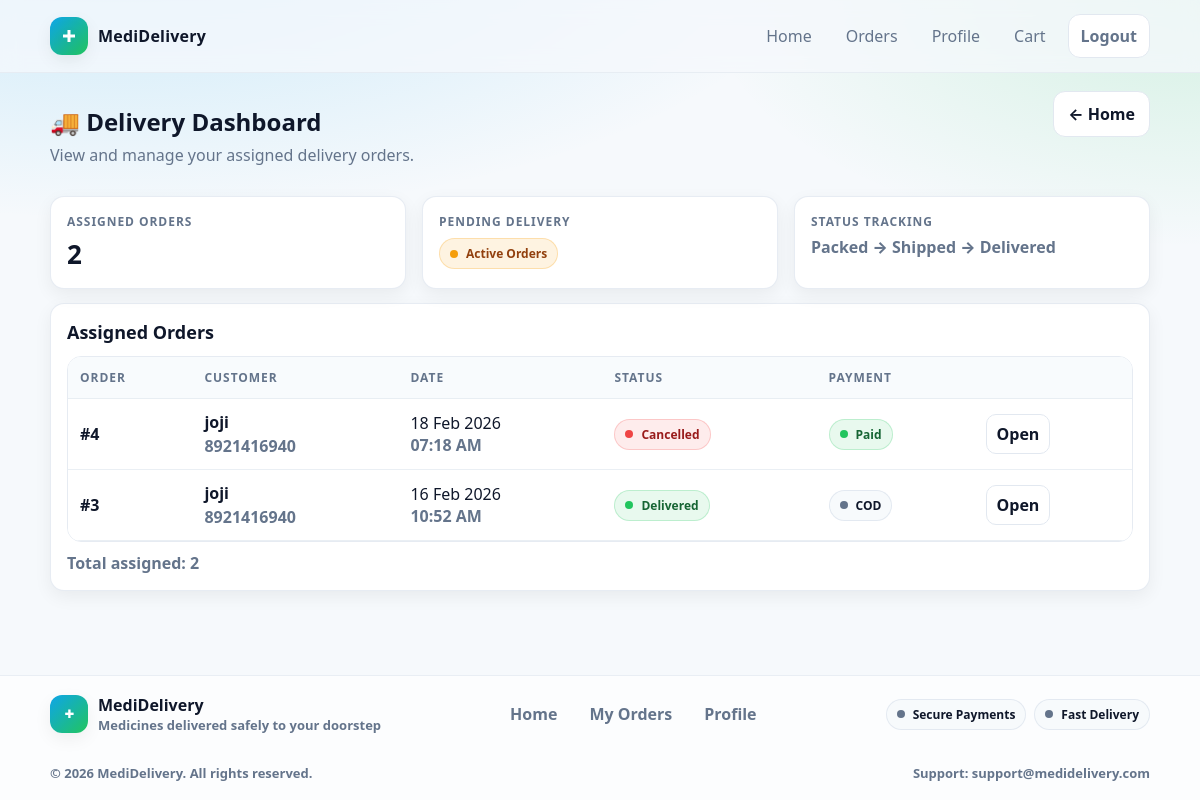
/delivery/ (signed in), run on an earlier commit of the app's database.
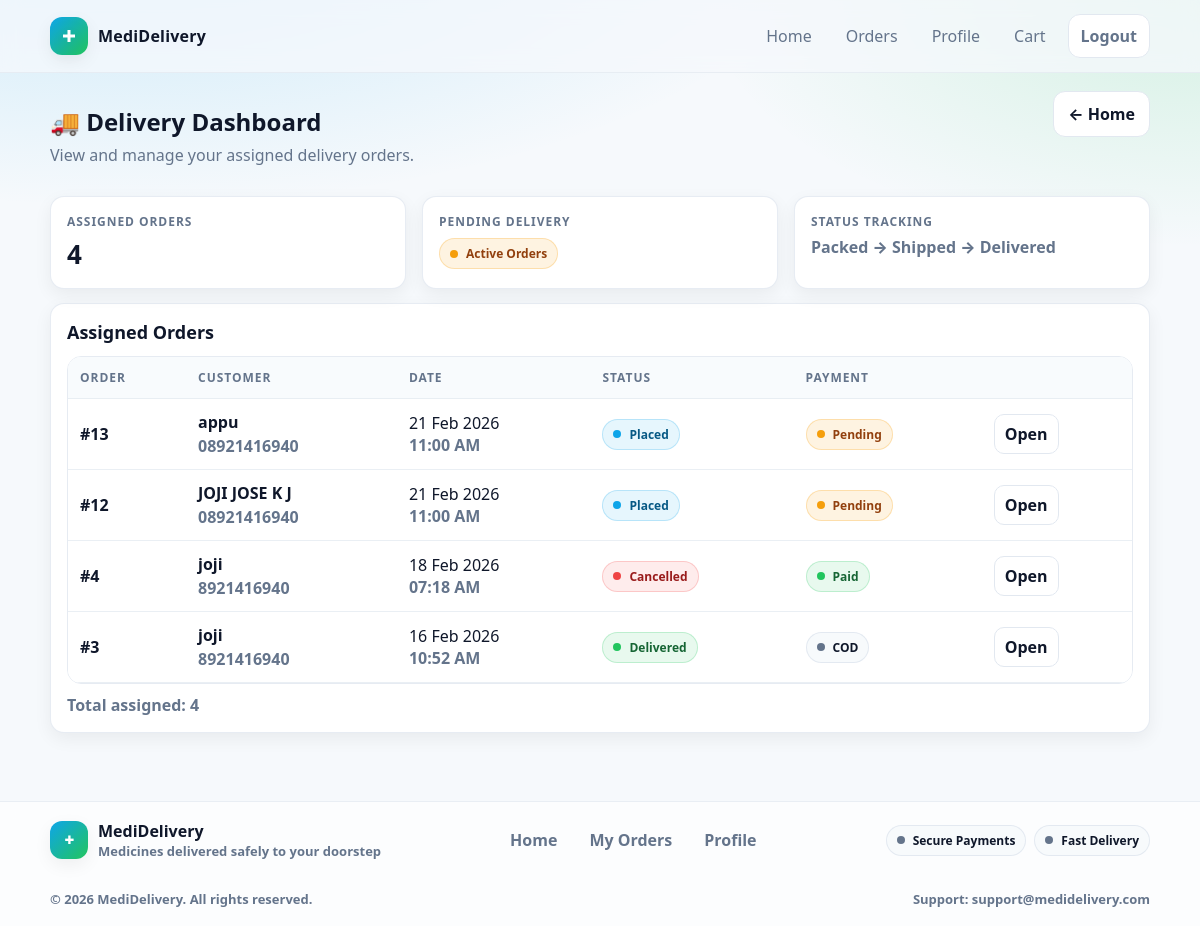
And on a later commit of the database.
### core/models.py (models this page shows, shortened)
class Order(models.Model):
    STATUS_CHOICES = [
        ("placed", "Placed"),
        ("packed", "Packed"),
        ("shipped", "Shipped"),
        ("delivered", "Delivered"),
        ("cancelled", "Cancelled"),
    ]
    user = models.ForeignKey(User, on_delete=models.CASCADE)
    full_name = models.CharField(max_length=200)
    phone = models.CharField(max_length=20)
    address = models.TextField()
    status = models.CharField(max_length=20, choices=STATUS_CHOICES, default="placed")
    created_at = models.DateTimeField(auto_now_add=True)
    assigned_delivery = models.ForeignKey(
                        User,
                        on_delete=models.SET_NULL,
                        null=True,
                        blank=True,
                        related_name="assigned_orders"
    )
    PAYMENT_CHOICES = [
        ("cod", "Cash on Delivery"),
        ("razorpay", "Razorpay"),
    ]
    payment_method = models.CharField(max_length=20, choices=PAYMENT_CHOICES, default="cod")
    is_paid = models.BooleanField(default=False)
    razorpay_order_id = models.CharField(max_length=100, blank=True, null=True)
    razorpay_payment_id = models.CharField(max_length=100, blank=True, null=True)
    razorpay_signature = models.CharField(max_length=255, blank=True, null=True)

### delivery/utils.py (the view)
    def wrapper(request, *args, **kwargs):
        if not request.user.is_authenticated:
            return redirect("delivery:delivery_login")
        if not hasattr(request.user, "profile") or request.user.profile.role != "delivery":
            messages.error(request, "Delivery access only.")
            return redirect("core:home")
        return view_func(request, *args, **kwargs)

### delivery/utils.py (called while the page is built)
def delivery_required(view_func):
    def wrapper(request, *args, **kwargs):
        if not request.user.is_authenticated:
            return redirect("delivery:delivery_login")
        if not hasattr(request.user, "profile") or request.user.profile.role != "delivery":
            messages.error(request, "Delivery access only.")
            return redirect("core:home")
        return view_func(request, *args, **kwargs)
    return wrapper

### delivery/views.py (called while the page is built)
@delivery_required
def delivery_dashboard(request):
    orders = Order.objects.filter(assigned_delivery=request.user).order_by("-created_at")
    return render(request, "delivery/delivery_dashboard.html", {"orders": orders})

### delivery/templates/delivery/delivery_dashboard.html (shortened to what the changed rows need)
{% extends "base.html" %}
{% block content %}
<div style="display:flex; align-items:flex-start; justify-content:space-between; gap:12px; flex-wrap:wrap;">
  <div>
    <h1 class="page-title">🚚 Delivery Dashboard</h1>
  </div>
</div>
{% if orders %}
  <div class="grid grid-3" style="margin-top:14px;">
    <div class="card">
      <div class="card-body">
        <div class="muted" style="font-weight:900; font-size:12px; letter-spacing:.08em; text-transform:uppercase;">Assigned Orders</div>
        <div style="font-size:26px; font-weight:900; margin-top:6px;">{{ orders|length }}</div>
      </div>
    </div>
    <div class="card">
      <div class="card-body">
        <div class="muted" style="font-weight:900; font-size:12px; letter-spacing:.08em; text-transform:uppercase;">Pending Delivery</div>
        <div style="margin-top:8px;">
          <span class="badge badge-warning"><span class="dot"></span>Active Orders</span>
        </div>
      </div>
    </div>
    <div class="card">
      <div class="card-body">
        <div class="muted" style="font-weight:900; font-size:12px; letter-spacing:.08em; text-transform:uppercase;">Status Tracking</div>
        <div class="muted" style="margin-top:6px; font-weight:800;">Packed → Shipped → Delivered</div>
      </div>
    </div>
  </div>
  <div class="card" style="margin-top:14px;">
    <div class="card-body">
      <h3 class="card-title" style="margin-top:0;">Assigned Orders</h3>
      <div class="table-wrap" style="margin-top:12px;">
        <table>
          <thead>
            <tr>
              <th>Order</th>
              <th>Customer</th>
              <th>Date</th>
              <th>Status</th>
              <th>Payment</th>
              <th></th>
            </tr>
          </thead>
          <tbody>
            {% for o in orders %}
            <tr>
              <td style="font-weight:900;">#{{ o.id }}</td>
              <td style="white-space:normal;">
                <div style="font-weight:900;">{{ o.full_name }}</div>
                <div class="muted" style="font-weight:800; margin-top:2px;">{{ o.phone }}</div>
              </td>
              <td style="white-space:normal;">
                <div>{{ o.created_at|date:"d M Y" }}</div>
                <div class="muted" style="font-weight:800;">{{ o.created_at|date:"h:i A" }}</div>
              </td>
              <td>
                {% if o.status == "placed" %}
                  <span class="badge badge-info"><span class="dot"></span>Placed</span>
                {% elif o.status == "packed" %}
                  <span class="badge badge-warning"><span class="dot"></span>Packed</span>
                {% elif o.status == "shipped" %}
                  <span class="badge badge-info"><span class="dot"></span>Shipped</span>
                {% elif o.status == "delivered" %}
                  <span class="badge badge-success"><span class="dot"></span>Delivered</span>
                {% elif o.status == "cancelled" %}
                  <span class="badge badge-danger"><span class="dot"></span>Cancelled</span>
                {% else %}
                  <span class="badge"><span class="dot"></span>{{ o.status|title }}</span>
                {% endif %}
              </td>
              <td>
                {% if o.payment_method == "razorpay" %}
                  {% if o.is_paid %}
                    <span class="badge badge-success"><span class="dot"></span>Paid</span>
                  {% else %}
                    <span class="badge badge-warning"><span class="dot"></span>Pending</span>
                  {% endif %}
                {% else %}
                  {% if o.is_paid %}
                    <span class="badge badge-success"><span class="dot"></span>COD Paid</span>
                  {% else %}
                    <span class="badge"><span class="dot"></span>COD</span>
                  {% endif %}
                {% endif %}
              </td>
              <td>
                <a class="btn btn-outline btn-sm" href="{% url 'delivery:delivery_order_detail' o.id %}">
                  Open
                </a>
              </td>
            </tr>
            {% endfor %}
          </tbody>
        </table>
      </div>
      <div class="muted" style="margin-top:10px; font-weight:800;">
        Total assigned: {{ orders|length }}
      </div>
    </div>
  </div>
{% endif %}
{% endblock %}

What changed in the data, as far as the page shows it:
added Order: id "13", full_name "appu", phone "08921416940", created_at "21 Feb 2026", created_at "11:00 AM", status "placed" (drawn), payment_method "razorpay" (drawn)
added Order: id "12", full_name "JOJI JOSE K J", phone "08921416940", created_at "21 Feb 2026", created_at "11:00 AM", status "placed" (drawn), payment_method "razorpay" (drawn)
Also different on the page:
{{ orders|length }}: "2" → "4"
